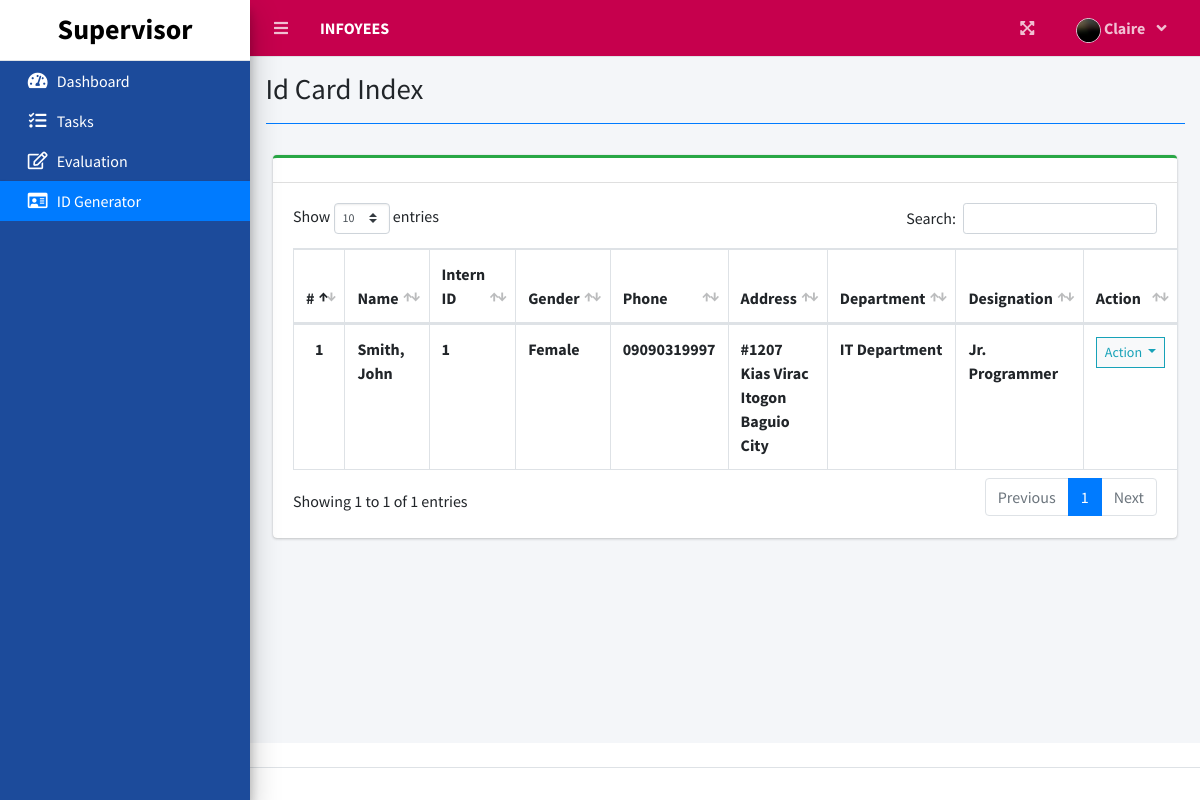
Screenshot of /index.php?page=id_card_index (signed in) with the database file from the repository.
### tables this page shows
CREATE TABLE `employee_list` (
  `id` int(30) NOT NULL,
  `employee_id` varchar(50) NOT NULL,
  `firstname` varchar(200) NOT NULL,
  `middlename` varchar(200) NOT NULL,
  `lastname` varchar(200) NOT NULL,
  `gender` varchar(200) NOT NULL,
  `phone` varchar(200) NOT NULL,
  `address` varchar(200) NOT NULL,
  `email` varchar(200) NOT NULL,
  `password` text NOT NULL,
  `department_id` int(30) NOT NULL,
  `designation_id` int(30) NOT NULL,
  `evaluator_id` int(30) NOT NULL,
  `avatar` text DEFAULT NULL,
  `date_created` datetime NOT NULL DEFAULT current_timestamp()
);

### id_card_index.php (the view, shortened to what this page needs)
<?php include'db_connect.php' ?>
<div class="col-lg-12">
	<div class="card card-outline card-success">
		<div class="card-header">
		</div>
		<div class="card-body">
			<table class="table tabe-hover table-bordered" id="list">
				<thead>
					<tr>
						<th class="text-center">#</th>
						<th>Name</th>
						<th>Intern ID</th>
						<th>Gender</th>
						<th>Phone</th>
						<th>Address</th>
						<th>Department</th>
						<th>Designation</th>
						<th>Action</th>
					</tr>
				</thead>
				<tbody>
					<?php
					$i = 1;
					$designations = $conn->query("SELECT * FROM designation_list ");
					$design_arr[0]= "Unset";
					while($row=$designations->fetch_assoc()){
						$design_arr[$row['id']] =$row['designation'];
					}
					$departments = $conn->query("SELECT * FROM department_list ");
					$dept_arr[0]= "Unset";
					while($row=$departments->fetch_assoc()){
						$dept_arr[$row['id']] =$row['department'];
					}
					$qry = $conn->query("SELECT *,concat(lastname,', ',firstname,' ',middlename) as name FROM employee_list order by concat(lastname,', ',firstname,' ',middlename) asc");
					while($row= $qry->fetch_assoc()):
					?>
					<tr>
						<th class="text-center"><?php echo $i++ ?></th>
						<td><b><?php echo ucwords($row['name']) ?></b></td>
						<td><b><?php echo $row['id'] ?></b></td>
						<td><b><?php echo ucwords($row['gender']) ?></b></td>
						<td><b><?php echo ucwords($row['phone']) ?></b></td>
						<td><b><?php echo ucwords($row['address']) ?></b></td>
						<td><b><?php echo isset($dept_arr[$row['department_id']]) ? $dept_arr[$row['department_id']] : 'Unknow Department' ?></b></td>
						<td><b><?php echo isset($design_arr[$row['designation_id']]) ? $design_arr[$row['designation_id']] : 'Unknow Designation' ?></b></td>
						<td class="text-center">
							<button type="button" class="btn btn-default btn-sm btn-flat border-info wave-effect text-info dropdown-toggle" data-toggle="dropdown" aria-expanded="true">
		                      Action
		                    </button>
						</td>
					</tr>
				<?php endwhile; ?>
				</tbody>
			</table>
		</div>
	</div>
</div>

### rows the page displays
employee_list: name "Smith, John", id "1", gender "Female", phone "09090319997", address "#1207 Kias Virac Itogon Baguio City", department "IT Department", designation "Jr. Programmer"

### other values shown
$_SESSION['login_firstname'] "Claire"
$title "Id Card Index"
